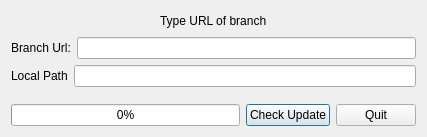
<?xml version="1.0" encoding="UTF-8"?>
<ui version="4.0">
 <class>HttpDownload</class>
 <widget class="QDialog" name="HttpDownload">
  <property name="geometry">
   <rect>
    <x>0</x>
    <y>0</y>
    <width>427</width>
    <height>137</height>
   </rect>
  </property>
  <property name="windowTitle">
   <string>Git Checker</string>
  </property>
  <layout class="QGridLayout" name="gridLayout">
   <item row="5" column="0" colspan="2">
    <layout class="QHBoxLayout" name="horizontalLayout">
     <item>
      <widget class="QLabel" name="urlLabel">
       <property name="text">
        <string>Branch Url:</string>
       </property>
      </widget>
     </item>
     <item>
      <widget class="QLineEdit" name="urlEdit"/>
     </item>
    </layout>
   </item>
   <item row="7" column="1">
    <spacer name="verticalSpacer">
     <property name="orientation">
      <enum>Qt::Vertical</enum>
     </property>
     <property name="sizeHint" stdset="0">
      <size>
       <width>291</width>
       <height>27</height>
      </size>
     </property>
    </spacer>
   </item>
   <item row="8" column="0" colspan="2">
    <layout class="QHBoxLayout" name="horizontalLayout_3">
     <item>
      <widget class="QProgressBar" name="progressBar">
       <property name="value">
        <number>0</number>
       </property>
      </widget>
     </item>
     <item>
      <widget class="QPushButton" name="downloadButton">
       <property name="text">
        <string>Check Update</string>
       </property>
      </widget>
     </item>
     <item>
      <widget class="QPushButton" name="quitButton">
       <property name="text">
        <string>Quit</string>
       </property>
      </widget>
     </item>
    </layout>
   </item>
   <item row="4" column="0" colspan="2">
    <layout class="QHBoxLayout" name="horizontalLayout_2">
     <item>
      <spacer name="horizontalSpacer_2">
       <property name="orientation">
        <enum>Qt::Horizontal</enum>
       </property>
       <property name="sizeHint" stdset="0">
        <size>
         <width>40</width>
         <height>20</height>
        </size>
       </property>
      </spacer>
     </item>
     <item>
      <widget class="QLabel" name="statusLabel">
       <property name="text">
        <string>Type URL of branch</string>
       </property>
      </widget>
     </item>
     <item>
      <spacer name="horizontalSpacer_3">
       <property name="orientation">
        <enum>Qt::Horizontal</enum>
       </property>
       <property name="sizeHint" stdset="0">
        <size>
         <width>40</width>
         <height>20</height>
        </size>
       </property>
      </spacer>
     </item>
    </layout>
   </item>
   <item row="6" column="0" colspan="2">
    <layout class="QHBoxLayout" name="horizontalLayout_4">
     <item>
      <widget class="QLabel" name="urlLabel_2">
       <property name="text">
        <string>Local Path</string>
       </property>
      </widget>
     </item>
     <item>
      <widget class="QLineEdit" name="localPath"/>
     </item>
    </layout>
   </item>
  </layout>
 </widget>
 <layoutdefault spacing="6" margin="11"/>
 <resources/>
 <connections/>
</ui>
